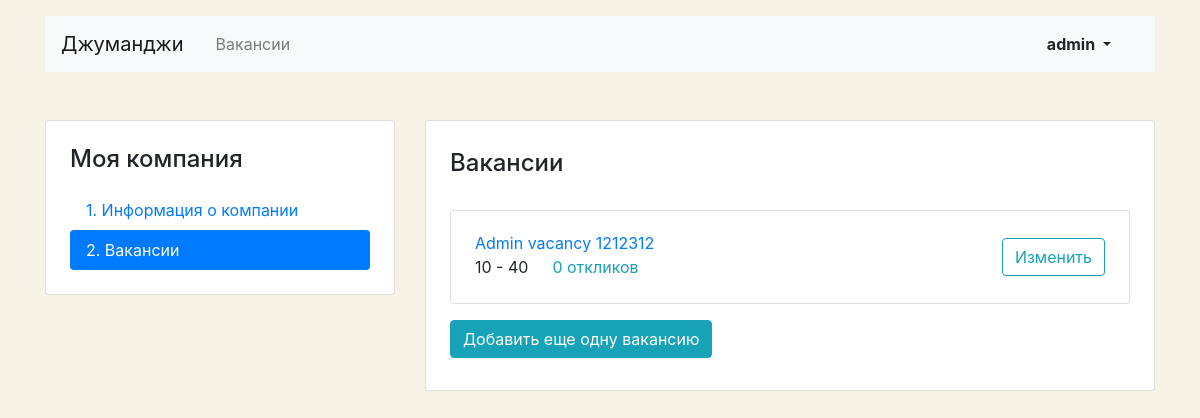
/mycompany/vacancies/ (signed in), run on an earlier commit of the app's database.
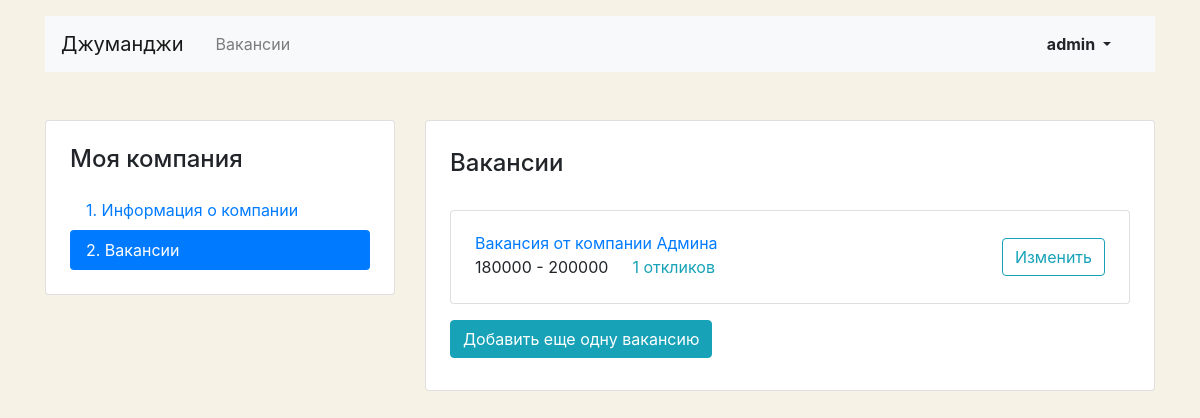
And on a later commit of the database.
### myapp/models.py (models this page shows, shortened)
class Vacancy(models.Model):
    title = models.CharField(max_length=100)
    specialty = models.ForeignKey(
        Specialty, on_delete=models.CASCADE, related_name="vacancies"
    )
    company = models.ForeignKey(
        Company, on_delete=models.CASCADE, related_name="vacancies"
    )
    skills = models.CharField(max_length=300)
    description = models.TextField(max_length=1000)
    salary_min = models.PositiveIntegerField(blank=False)
    salary_max = models.PositiveIntegerField(blank=False)
    published_at = models.DateField(auto_now_add=True)
    class Meta:
        ordering = ("-published_at",)
        verbose_name = "Вакансия"
        verbose_name_plural = "Вакансии"

### myapp/views.py (the view)
class MyCompanyVacanciesList(LoginRequiredMixin, UserMustHasCompany, TemplateView):
    login_url = "/login/"
    template_name = "myapp/vacancy-list.html"
    def get_context_data(self, **kwargs):
        context = super().get_context_data(**kwargs)
        company = models.Company.objects.get(owner=self.request.user)
        vacancies = models.Vacancy.objects.filter(company=company).annotate(
            count_application=Count("applications")
        )
        context = {"vacancies": vacancies}
        return context

### myapp/permissions.py (called while the page is built)
    def test_func(self):
        return models.Company.objects.filter(owner=self.request.user).exists()

### myapp/templates/myapp/vacancy-list.html (shortened to what this page needs)
{% extends 'base.html' %}
{% block content %}
  <main class="container mt-3 pb-5">
    <div class="row mt-5">
      <div class="col-12 col-lg-4">
        <aside class="pt-3 pb-4 px-4 mb-5 card">
          <h1 class="h4 pt-2 pb-2">Моя компания</h1>
          <div class="nav flex-column nav-pills" id="v-pills-tab" role="tablist" aria-orientation="vertical">
            <a class="nav-link" href="{%url "my_company" %}">1. Информация о&nbsp;компании</a>
            <a class="nav-link active" href="{% url "my_company_vacancies_list" %}">2. Вакансии</a>
          </div>
        </aside>
      </div>
      <div class="col-12 col-lg-8">
        <div class="card">
          <div class="card-body px-4 pb-4">
            <section class="tab-pane fade show active">
              <h2 class="h4 pt-2 pb-3">Вакансии</h2>
              {% if vacancies %}
              {% for vacancy in vacancies %}
              <div class="card mt-3">
                <div class="card-body px-4">
                  <div class="row align-items-center">
                    <div class="col-6 col-lg-8">
                      <a href="{% url "vacancy" vacancy_id=vacancy.id %}" class="mb-1">{{ vacancy.title }}</a>
                      <p class="mb-1">
                        <span class="mr-4">{{ vacancy.salary_min }} - {{ vacancy.salary_max }}</span><a href="{% url "my_company_vacancy" vacancy_id=vacancy.id %}#applications" class="text-info">{{ vacancy.count_application }} откликов</a>
                      </p>
                    </div>
                    <div class="col-6 col-lg-4 text-right">
                      <a href="{% url "my_company_vacancy" vacancy_id=vacancy.id %}" class="btn btn-outline-info">Изменить</a>
                    </div>
                  </div>
                </div>
              </div>
              {% endfor %}
              <a href="{% url "my_company_vacancies_create" %}" class="btn btn-info mb-2 mt-3">Добавить еще одну вакансию</a>
              {% endif %}
            </section>
          </div>
        </div>
      </div>
    </div>
  </main>
 {% endblock %}

What changed in the data, as far as the page shows it:
removed Vacancy: title "Admin vacancy 1212312", salary_min "10", salary_max "40", count_application "0"
added Vacancy: title "Вакансия от компании Админа", salary_min "180000", salary_max "200000", count_application "1"
